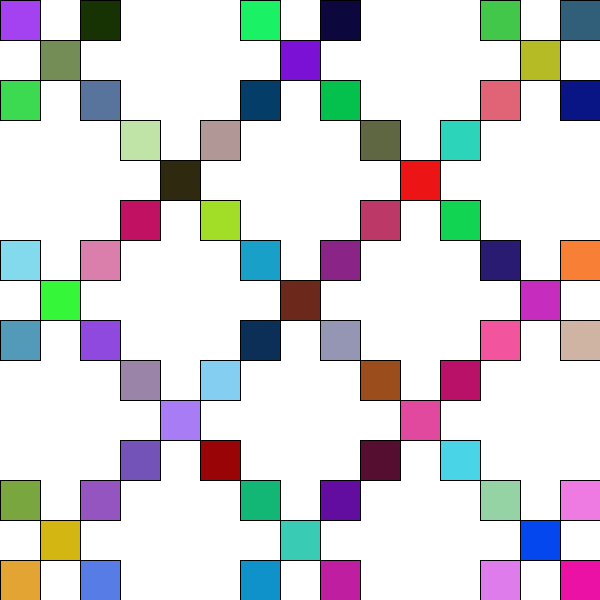
Frame 1 (no input)
Frame 60 (the mouse pressed at the canvas centre just before this capture): identical to frame 1, image omitted
Frame 120 (the mouse held since frame 60 and released just before this capture): identical to frame 1, image omitted

The Processing sketch that drew this single still picture (run headless with seeded random() and noise(); from frame 60 on, the mouse is pressed at the canvas centre):

// Processing sketch: NinePatch
// ── NinePatch.pde
int x =600,y=600,tm = 5,ym=5;

void settings(){
    size(x,y);
}

void setup(){
    background(255,255,255);
    for(int i =1;i<=tm;i++){
        for(int d = 1;d<=ym;d++){
            if((i%2==0&&d%2==0)||(i%2!=0&&d%2!=0)){
                int x_dis = (x/ym)/3,y_dis = (y/tm)/3;
                for(int g =0;g<3;g++){
                    for(int h = 0;h<3;h++){
                        if((g%2==0&&h%2==0)||(g%2!=0&&h%2!=0)){
                            fill(random(0, 255),random(0, 255),random(0, 255));
                            rect((g*x_dis)+((d-1)*(x_dis*3)), (h*y_dis)+((i-1)*(y_dis*3)), x_dis, y_dis);
                        }
                    }
                }
            }
        }
    }
}

void draw(){
}
